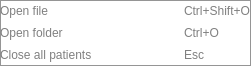
<?xml version="1.0" encoding="UTF-8"?>
<ui version="4.0">
 <class>FileMenu</class>
 <widget class="QMenu" name="FileMenu">
  <property name="geometry">
   <rect>
    <x>0</x>
    <y>0</y>
    <width>163</width>
    <height>116</height>
   </rect>
  </property>
  <property name="windowTitle">
   <string>FileMenu</string>
  </property>
  <property name="styleSheet">
   <string notr="true">QMenu 
{
 color:white
}
QMenu::item
{      
	color: grey;
}
QMenu::item:selected
{
	border-style: none;
	background-color:  rgba(128, 128, 128, 0.2);
}
QMenu::item:pressed 
{
  	border-style: none;
	background-color: rgba(128, 128, 128, 0.3);
}</string>
  </property>
  <property name="tearOffEnabled">
   <bool>false</bool>
  </property>
  <property name="title">
   <string>File</string>
  </property>
  <action name="actionOpenFile">
   <property name="icon">
    <iconset resource="gui.qrc">
     <normaloff>:/res/icon_file.png</normaloff>:/res/icon_file.png</iconset>
   </property>
   <property name="text">
    <string>Open file</string>
   </property>
   <property name="shortcut">
    <string>Ctrl+Shift+O</string>
   </property>
  </action>
  <action name="actionOpenFolder">
   <property name="icon">
    <iconset resource="gui.qrc">
     <normaloff>:/res/icon_folder.png</normaloff>:/res/icon_folder.png</iconset>
   </property>
   <property name="text">
    <string>Open folder</string>
   </property>
   <property name="shortcut">
    <string>Ctrl+O</string>
   </property>
  </action>
  <action name="actionCloseAllPatients">
   <property name="icon">
    <iconset resource="gui.qrc">
     <normaloff>:/res/closeAll_icon.png</normaloff>:/res/closeAll_icon.png</iconset>
   </property>
   <property name="text">
    <string>Close all patients</string>
   </property>
   <property name="shortcut">
    <string>Esc</string>
   </property>
  </action>
  <addaction name="actionOpenFile"/>
  <addaction name="actionOpenFolder"/>
  <addaction name="actionCloseAllPatients"/>
 </widget>
 <layoutdefault spacing="6" margin="11"/>
 <resources>
  <include location="gui.qrc"/>
 </resources>
 <connections/>
</ui>
